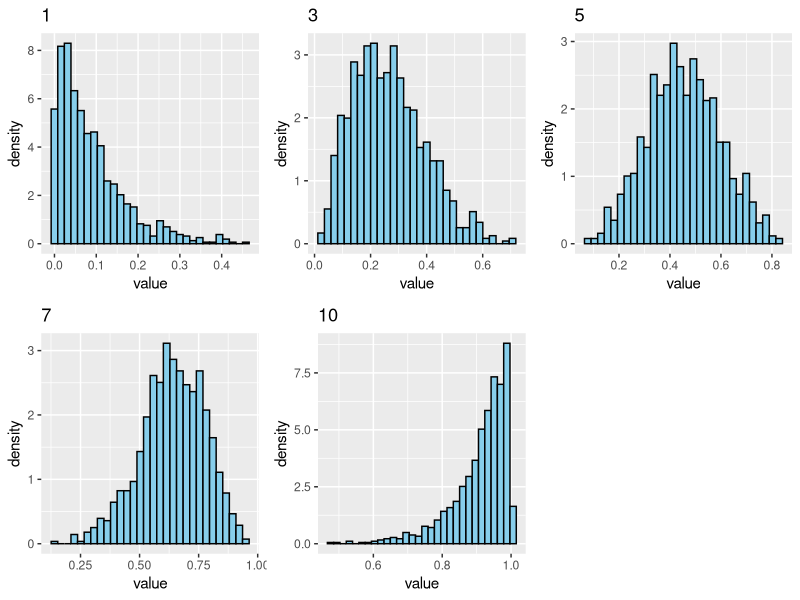
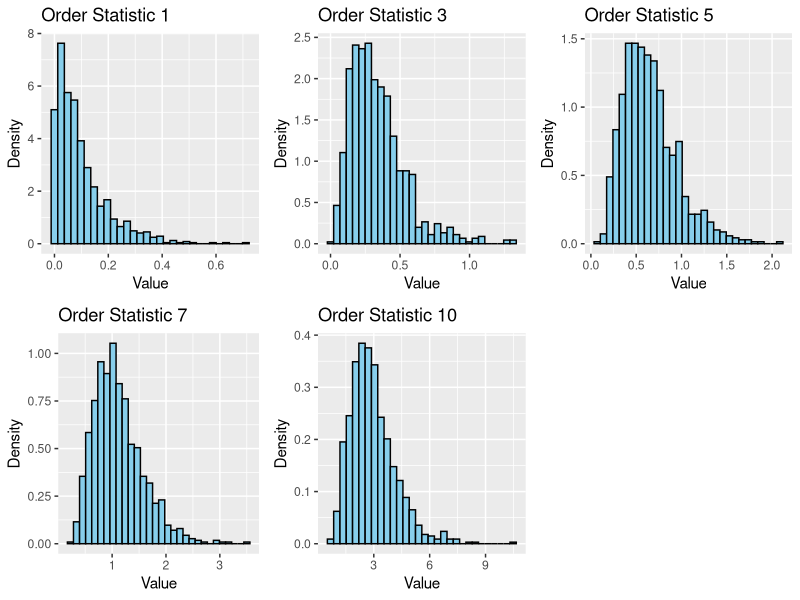
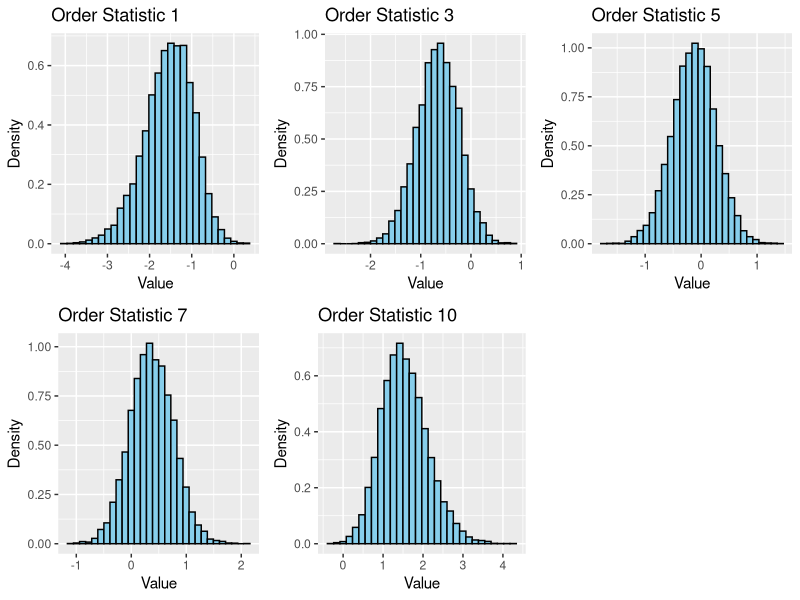

These charts were generated, in order, by the following R code:
## ---- chunk 1
knitr::opts_chunk$set(echo = TRUE,warning=FALSE,message = FALSE)
options(buildtools.check = function(action) TRUE)
library(dplyr)
library(knitr)
library(tidyverse)
library(stringr)
library(ggplot2)
library(gridExtra)
## ---- chunk 2
n_samples <- 1000
sample_size <- 10
order_statistics <- c(1, 3, 5, 7, 10)

set.seed(42)
samples <- matrix(runif(n_samples * sample_size), ncol = sample_size)
order_stats_samples <- apply(samples, 1, sort)[order_statistics, ]

plots <- list()
for (i in seq_along(order_statistics)) {
  data <- data.frame(OrderStat = order_stats_samples[i, ])
  p <- ggplot(data, aes(x = OrderStat)) +
    geom_histogram(aes(y = ..density..), bins = 30, fill = "skyblue", color = "black") +
    ggtitle(paste(order_statistics[i])) +
    xlab("value") +
    ylab("density")
  plots[[i]] <- p
}

grid.arrange(grobs = plots, ncol = 3)
## ---- chunk 3
n_samples <- 1000 
sample_size <- 10
order_statistics <- c(1, 3, 5, 7, 10)

set.seed(42)
# Using rexp() to generate samples from an exponential distribution
samples <- matrix(rexp(n_samples * sample_size, rate = 1), ncol = sample_size)
order_stats_samples <- apply(samples, 1, sort)[order_statistics, ]

plots <- list()
for (i in seq_along(order_statistics)) {
  data <- data.frame(OrderStat = order_stats_samples[i, ])
  p <- ggplot(data, aes(x = OrderStat)) +
    geom_histogram(aes(y = ..density..), bins = 30, fill = "skyblue", color = "black") +
    ggtitle(paste("Order Statistic", order_statistics[i])) +
    xlab("Value") +
    ylab("Density")
  plots[[i]] <- p
}

grid.arrange(grobs = plots, ncol = 3)


## ---- chunk 4
n_samples <- 10000 
sample_size <- 10
order_statistics <- c(1, 3, 5, 7, 10)

set.seed(42)
# Using rnorm() to generate samples from a normal distribution
samples <- matrix(rnorm(n_samples * sample_size, mean = 0, sd = 1), ncol = sample_size)
order_stats_samples <- apply(samples, 1, sort)[order_statistics, ]

plots <- list()
for (i in seq_along(order_statistics)) {
  data <- data.frame(OrderStat = order_stats_samples[i, ])
  p <- ggplot(data, aes(x = OrderStat)) +
    geom_histogram(aes(y = ..density..), bins = 30, fill = "skyblue", color = "black") +
    ggtitle(paste("Order Statistic", order_statistics[i])) +
    xlab("Value") +
    ylab("Density")
  plots[[i]] <- p
}

grid.arrange(grobs = plots, ncol = 3)

## ---- chunk 5
rotation_times <- c(
    21.80086, 23.74087, 24.6675, 22.1376, 21.4186,
    23.80423, 23.11184, 24.23174, 24.826, 21.44181,
    22.09314, 22.96205, 22.27362, 23.23669, 22.05037,
    21.8075, 22.5501, 24.55148, 23.21969, 24.36872,
    24.56083, 23.8828, 21.84536, 21.90287, 21.55993,
    22.91966, 22.74965, 24.86386, 21.56766, 24.81992,
    22.77892, 21.23745, 22.1006, 21.12459, 21.05793
)
radius_feet <- 1320
rotation_speed <-  2*pi*radius_feet /rotation_times

mean_rotation_speed <- mean(rotation_speed)
std_deviation <- sd(rotation_speed)
n <- length(rotation_speed)
df <- n - 1
t_critical <- qt(0.95, df)
margin_of_error <- t_critical * (std_deviation / sqrt(n))


ci_lower_speed <- mean_rotation_speed - margin_of_error
ci_upper_speed <- mean_rotation_speed+ margin_of_error

cat("Mean Rotation Speed: ", mean_rotation_speed, "\n")
cat("Standard Deviation: ", std_deviation, "\n")
cat(" Confidence Interval Lower Bound: ", ci_lower_speed, "\n")
cat(" Confidence Interval Upper Bound: ", ci_upper_speed , "\n")
